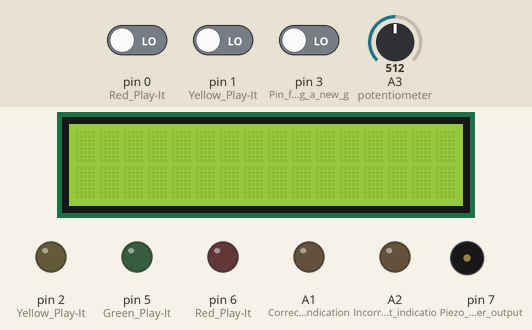
Recording of a sketch running on a simulated Arduino Uno, built with avr-gcc and run on an emulated ATmega328P. On the bench: 16×2 character LCD, output pins drawn as LEDs (lit = HIGH), buzzer (waves = sounding). The test bench sets the inputs (shaded band); at power-on: pin 3 (Pin_for_beginning_a_new_g) LOW, pin 0 (Red_Play-It) LOW, pin 1 (Yellow_Play-It) LOW, A3 (potentiometer) = 512. Random numbers use the default seed unless the sketch sets one.

Above: at 1.2 s.
1.3 s: pin 3 (Pin_for_beginning_a_new_g) driven HIGH
At 1.8 s:
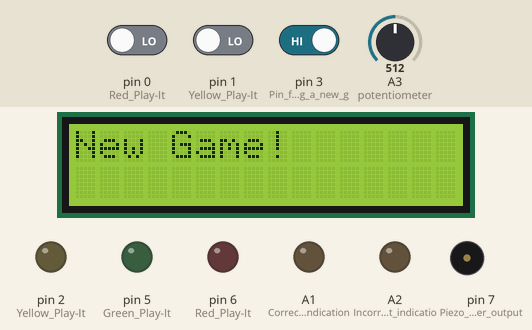
6.8 s: pin 3 (Pin_for_beginning_a_new_g) driven LOW
At 8.0 s:
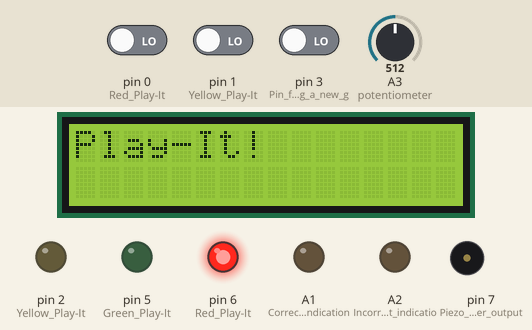
8.8 s: pin 3 (Pin_for_beginning_a_new_g) driven HIGH
At 15.2 s:
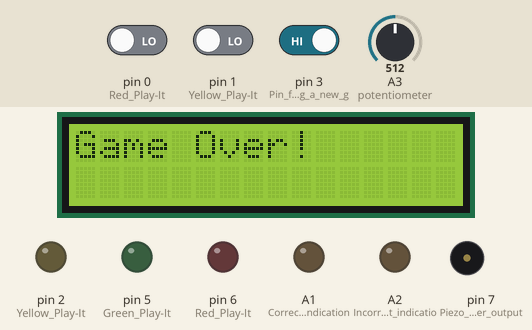
Timing chart, 0 to 57.1 s (numbered marks = the images above; inputs shaded):
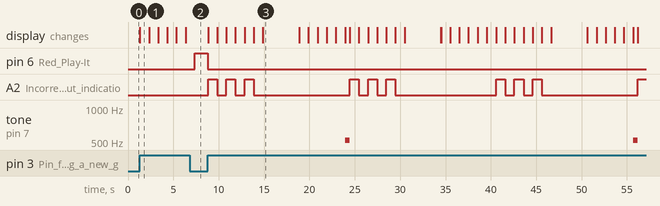

The sketch:

bopit_final.ino
```cpp
//Bop-It: Final
#include <Wire.h>
#include <LiquidCrystal_I2C.h>

LiquidCrystal_I2C lcd(0x27, 16, 2); //Initialize the LCD screen
int playerScore = 0; //Variable to keep track of the user's score
bool isFailed = 0; //State to determine whether or not the player has successfully completed an action

//CODE DOES NOT YET INCLUDE:
//Incorrect input resulting in a failure
//Time running out resulting in a failure
//Debouncing

void setup() {
  //Initialize random number seed:
  randomSeed(analogRead(0));
  //Initialize LCD screen:
  lcd.init();
  lcd.backlight();

  //Initialize input pins:
  pinMode(8, INPUT); //Pin for reading digital microphone input
  pinMode(3, INPUT); //Pin for beginning a new game

  pinMode(0, INPUT); //Red Play-It! button input
  pinMode(1, INPUT); //Yellow Play-It! button input
  pinMode(A0, INPUT); //Green Play-It! button input

  //Initialize output pins:
  pinMode(2, OUTPUT); //Yellow Play-It! light output
  pinMode(5, OUTPUT); //Green Play-It! light output
  pinMode(6, OUTPUT); //Red Play-It! light output
  pinMode(7, OUTPUT); //Piezo buzzer output

  pinMode(A1, OUTPUT); //Correct input indication
  pinMode(A2, OUTPUT); //Incorrect input indication
}

//Repeating function:
void loop() {
  if(digitalRead(3) == HIGH){ //If the reset button is pressed (Pin 9):
    beginGame(); //Call the function to begin a new game
  }
}

//Function to display LCD text formatted correctly:
void displayLCDText(String text){
  lcd.clear(); //
  lcd.setCursor(0, 0);
  lcd.print(text);
  //Could add more functionality here in order to center the displayed text, cause it to scroll, etc.
}

//Function that is called when the game is ended:
void endGame(){
  isFailed = 1; //Set the isFailed variable to 1, indicating that the game has ended
  digitalWrite(2, LOW); //Set all LEDs in the Play-It! command OFF
  digitalWrite(5, LOW);
  digitalWrite(6, LOW);

  displayLCDText("Score: " + String(playerScore)); //Display the current score at the end of the game
  for(int i=0; i<3; i++){ //Have the failed LED and the score flash several times
    displayLCDText("Score: " + String(playerScore));
    digitalWrite(A2, HIGH);
    delay(1000);
    lcd.clear();
    digitalWrite(A2, LOW);
    delay(1000);
  }
  displayLCDText("Game Over!"); //Display a "Game Over!" message on the LCD screen
  delay(4000);
  lcd.clear();
}

//Function called when a new game has began:
void beginGame(){
  isFailed = 0; //The game has not ended yet
  lcd.clear(); //Clear any text that may be remaining on the LCD screen
  playerScore = 0; //Reset the player's score upon beginning each new game

  //Introductory message:
  displayLCDText("New Game!");
  delay(1000);
  displayLCDText("3");
  delay(1000);
  displayLCDText("2");
  delay(1000);
  displayLCDText("1");
  delay(1000);
  displayLCDText("GO!");
  delay(1000);
  displayLCDText("Score: " + String(playerScore)); //Line to display the current score of the player
  while(isFailed == 0){ //Enter a loop which randomly generates a command to tell the user:
    int pickCommand = random(4);
    if(pickCommand == 1){
      singIt();
    }
    else if(pickCommand == 2){
      whammyIt();
    }
    else if(pickCommand == 3){
      playIt();
    }
  }
}

//Function for "Sing-It!" command:
void singIt(){
  displayLCDText("Sing-It!"); //Display the command on the LCD screen
  while(1){ //Enter a loop while waiting for input
    if(digitalRead(8) == HIGH){ //If input is read from the microphone, increment the score, flash the pass LED and move to the next command
      playerScore+=1;
      displayLCDText("Score: " + String(playerScore)); //Line to display the current score of the player
      digitalWrite(A1, HIGH);
      delay(1000);
      lcd.clear();
      digitalWrite(A1, LOW);
      break;
    }

    if(digitalRead(3) == HIGH){ //If the reset button is pressed, the game is exited
      endGame();
      break;
    }
  }
  //Must incorporate timer componant
}

void whammyIt(){
  displayLCDText("Whammy-It!"); //Display the command on the LCD screen
  int initialRead = analogRead(A3); //Initial analog reading of the potentiometer
  int voltageDiff = initialRead + 5; //Initial tone of the Piezo buzzer
  tone(7, voltageDiff); //Play an initial tone from the Piezo buzzer
  delay(500);

  while(1){
    int currentRead = analogRead(A3); //Wait for the potentiometer's value to be changed significantly
    if((currentRead - initialRead) >= 200){ //If it is moved in either direction, the action is passed, score is incremented, and the new tone plays
      voltageDiff += (currentRead - initialRead);
      tone(7, voltageDiff);

      playerScore += 1;
      displayLCDText("Score: " + String(playerScore)); //Line to display the current score of the player
      digitalWrite(A1, HIGH);
      delay(1000);
      lcd.clear();
      digitalWrite(A1, LOW);
      noTone(7);
      break;
    }
    else if((initialRead - currentRead >= 200)){ //Here so the potentiometer could be turned either way
      voltageDiff += (initialRead - currentRead);
      tone(7, voltageDiff);

      playerScore += 1;
      displayLCDText("Score: " + String(playerScore)); //Line to display the current score of the player
      digitalWrite(A1, HIGH);
      delay(1000);
      lcd.clear();
      digitalWrite(A1, LOW);
      noTone(7);
      break;
    }

    if(digitalRead(3) == HIGH){ //Reset button is pressed and game has ended
      noTone(7);
      endGame();
      break;
    }
  }
  //Must incorporate timer componant
}

void playIt(){  //Display the command on the LCD screen
  displayLCDText("Play-It!");
  delay(1000);
  int exitFlag = 0;
  int buttonsPressed = 0;
  int prevButton = 0;

  while(1){
    int buttonSequence = random(4);
    if(buttonSequence == 1){
      if(prevButton == 1){
        continue;
      }
      prevButton = 1;
      digitalWrite(5, HIGH);
      while(1){
        if(digitalRead(A0) == HIGH){
          buttonsPressed += 1;
          digitalWrite(5, LOW);
          tone(7, 440);
          delay(1000);
          noTone(7);
          break;
        }

        if(digitalRead(3) == HIGH){
          endGame();
          exitFlag = 1;
          break;
        }
      }
    }
    else if(buttonSequence == 2){
      if(prevButton == 2){
        continue;
      }
      prevButton = 2;
      digitalWrite(6, HIGH);
      while(1){
        if(digitalRead(0) == HIGH){
          buttonsPressed += 1;
          digitalWrite(6, LOW);
          tone(7, 494);
          delay(1000);
          noTone(7);
          break;
        }

        if(digitalRead(3) == HIGH){
          endGame();
          exitFlag = 1;
          break;
        }
      }
    }
    else if(buttonSequence == 3){
      if(prevButton == 3){
        continue;
      }
      prevButton = 3;
      digitalWrite(2, HIGH);
      while(1){
        if(digitalRead(1) == HIGH){
          buttonsPressed += 1;
          digitalWrite(2, LOW);
          tone(7, 523);
          delay(1000);
          noTone(7);
          break;
        }

        if(digitalRead(3) == HIGH){
          endGame();
          exitFlag = 1;
          break;
        }
      }
    }

    if(exitFlag ==1){
      break;
    }
    if(buttonsPressed == 3){
      playerScore+=1;
      displayLCDText("Score: " + String(playerScore)); //Line to display the current score of the player
      digitalWrite(A1, HIGH);
      delay(1000);
      lcd.clear();
      digitalWrite(A1, LOW);
      break;
    }
    //Must incorporate timer componant
  }
}
```

Measured:
- after the input at 1.3 s, the display: changes at once (image 1)
- after the input at 6.8 s, pin 6 (Red_Play-It): LOW → HIGH after 0.56 s
- after the input at 8.8 s, pin 6 (Red_Play-It): HIGH → LOW at once; A2 (Incorrect_input_indicatio): LOW → HIGH at once, then repeats every 15.6 s: 2 × (LOW 1.0 s, HIGH 1.0 s), LOW 10.6 s, HIGH 1.0 s
- what the display in image 1 shows lasts 1.0 s, from 1.3 s to 2.3 s
